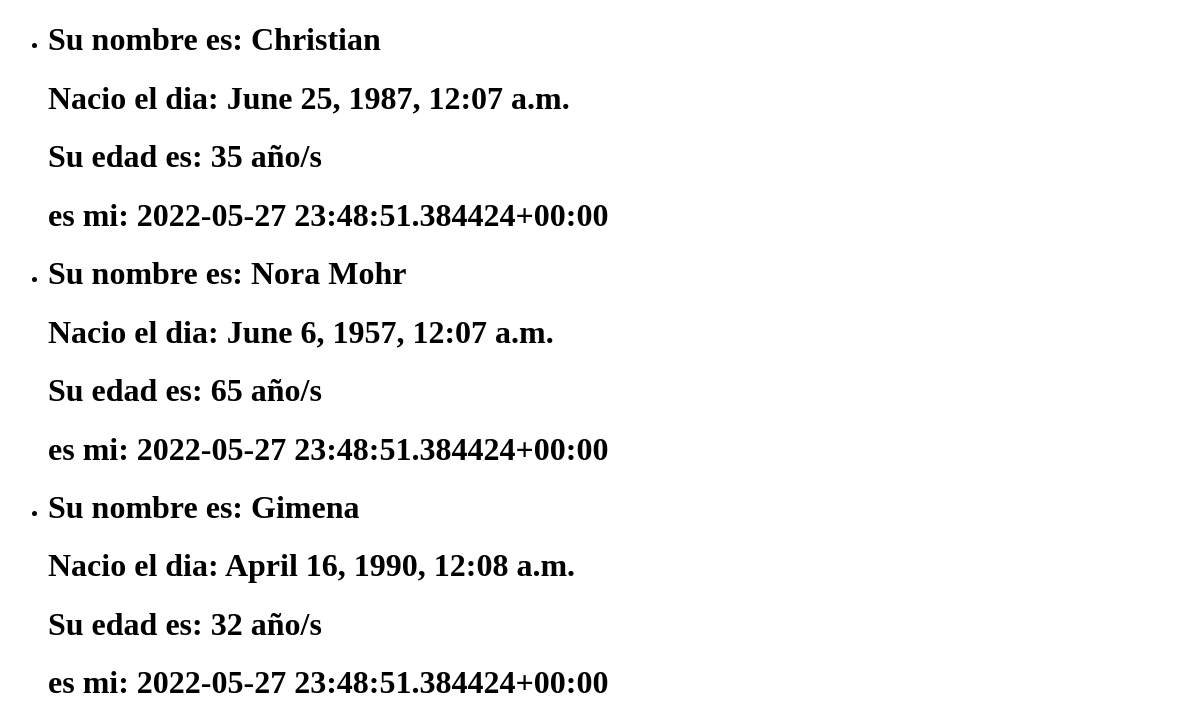
The page /familia/ on the database as committed earlier.
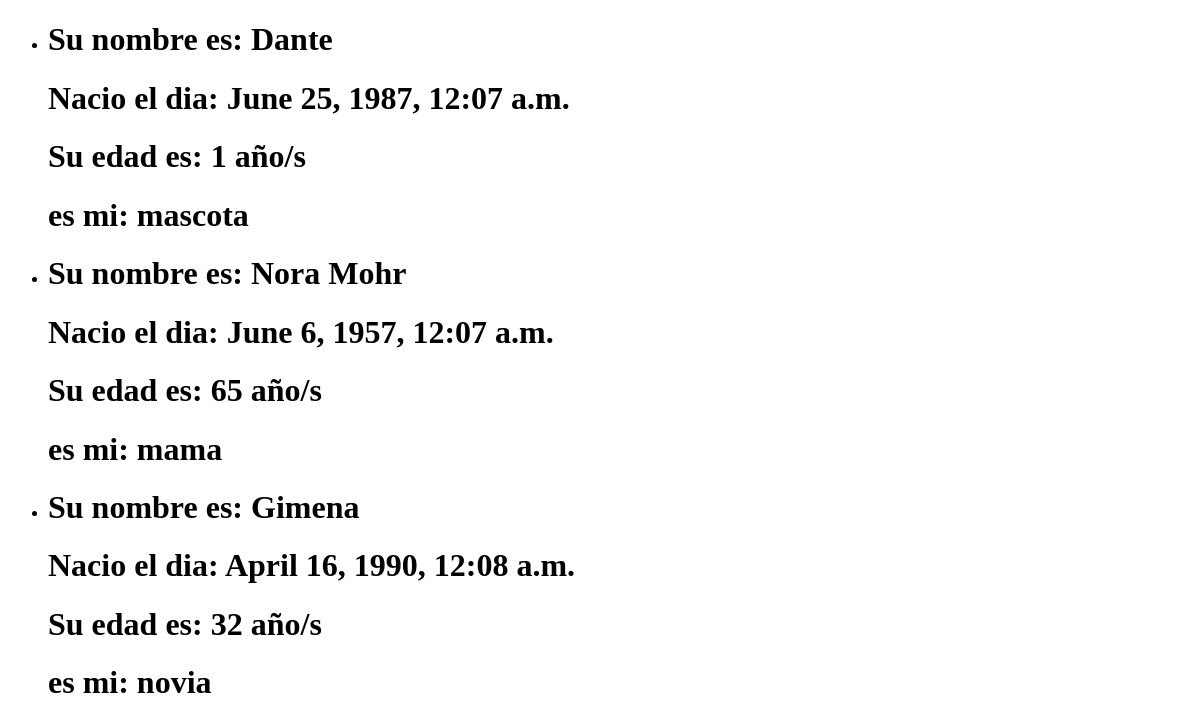
The same page on the database as committed later.
### familiares/models.py (models this page shows, shortened)
class Familia(models.Model):
    nombre = models.CharField(max_length=30)
    edad = models.IntegerField()
    nacimiento = models.DateTimeField()
    parentesco = models.CharField(max_length=30)

### familiares/views.py (the view)
# urls.py: path('familia/',mostrar_familia, name = 'familia'),
def mostrar_familia(request):
    familiar = Familia.objects.all()
    context = {
    'familiar': familiar
    }
    return render(request, 'familia.html', context)

### familiares/templates/familia.html (shortened to what this page needs)
<!DOCTYPE html>
<html lang="en">
<head>
</head>
<body>
   <ul>
    {% for pariente in familiar %}
    <li>
        <h1>Su nombre es: {{pariente.nombre}}</h1>
        <h1>Nacio el dia: {{pariente.nacimiento}}</h1>
        <h1>Su edad es: {{pariente.edad}} año/s</h1>
        <h1>es mi: {{pariente.parentesco}}</h1>
    </li>
    {%endfor%}
    </ul>
</html>

Rows that differ between the two databases and show on the page:
changed Familia: nombre "Christian" → "Dante"; edad "35" → "1"; parentesco "2022-05-27 23:48:51.384424+00:00" → "mascota"
changed Familia "Nora Mohr": parentesco "2022-05-27 23:48:51.384424+00:00" → "mama"
changed Familia "Gimena": parentesco "2022-05-27 23:48:51.384424+00:00" → "novia"
